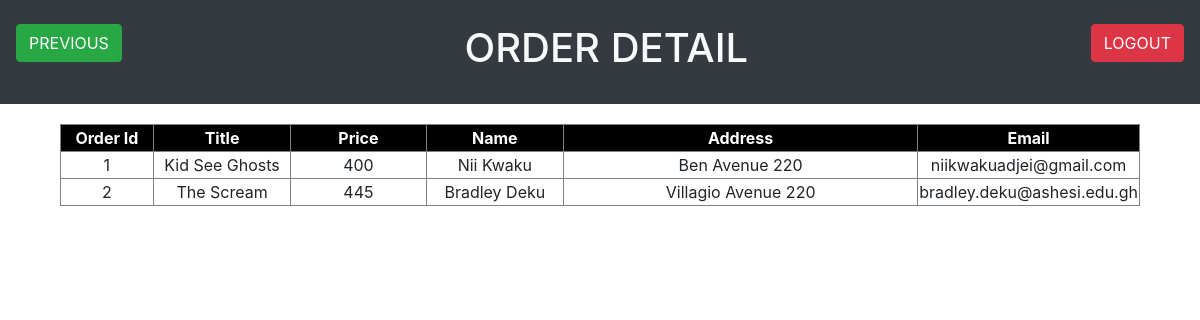
/admin/orderdetail.php, run on the app's committed database.
### tables this page shows
create table order_to_purchase(
    Id int(10) NOT NULL,
    orderid int(10) NOT NULL,
    userid int(10) NOT NULL,
    title varchar(100) NOT NULL,
    price varchar(50) NOT NULL,
    name  varchar(200) NOT NULL,
    address varchar(200) NOT NULL,
    email varchar(200) NOT NULL
);

### admin/orderdetail.php (the view, shortened to what this page needs)
<!DOCTYPE html>
<html>
<head>
	<link rel="stylesheet" type="text/css" href="bootstrap/css/bootstrap.min.css">
</head>
<body>
	<div align="center" class="bg-dark text-light pt-4 pb-4">
		<a href="../logout.php"><button style="float: right;" class="btn btn-danger mr-3">LOGOUT</button></a>
		<a href="admindashboard.php"><button style="float: left;" class="btn btn-success ml-3">PREVIOUS</button></a>
		<h1>ORDER DETAIL</h1>
	</div>
	<table align="center" border="1" width="90%" style="margin-top: 20px;" class="mb-5">
		<tr style="background-color: black; color: white;" align="center">
			<th width="100">Order Id</th>
			<th width="150">Title</th>
			<th width="150">Price</th>
			<th width="150">Name</th>
			<th width="400">Address</th>
			<th width="150">Email</th>
		</tr>
		<?php
			include('../database_connection.php');
			$query = "SELECT * FROM order_to_purchase ";
			$run = mysqli_query($conn, $query);
			if (mysqli_num_rows($run) < 1)
	        {
	        	echo "<tr><td colspan='7' align='center'>No data found</td><tr>";
	        }
			else
			{
				while ($data = mysqli_fetch_assoc($run))
				{
					?>
					<tr align="center">
						<td> <?php echo $data['orderid']; ?> </td>
						<td> <?php echo $data['title']; ?> </td>
						<td> <?php echo $data['price']; ?> </td>
						<td> <?php echo $data['name']; ?> </td>
						<td> <?php echo $data['address']; ?> </td>
						<td> <?php echo $data['email']; ?> </td>
					</tr>
					<?php
				}
			}
    	?>
    </table>
</body>
</html>

### data on the page
order_to_purchase: orderid "1", title "Kid See Ghosts", price "400", name "Nii Kwaku", address "Ben Avenue 220", email "niikwakuadjei@gmail.com"
order_to_purchase: orderid "2", title "The Scream", price "445", name "Bradley Deku", address "Villagio Avenue 220", email "bradley.deku@ashesi.edu.gh"
